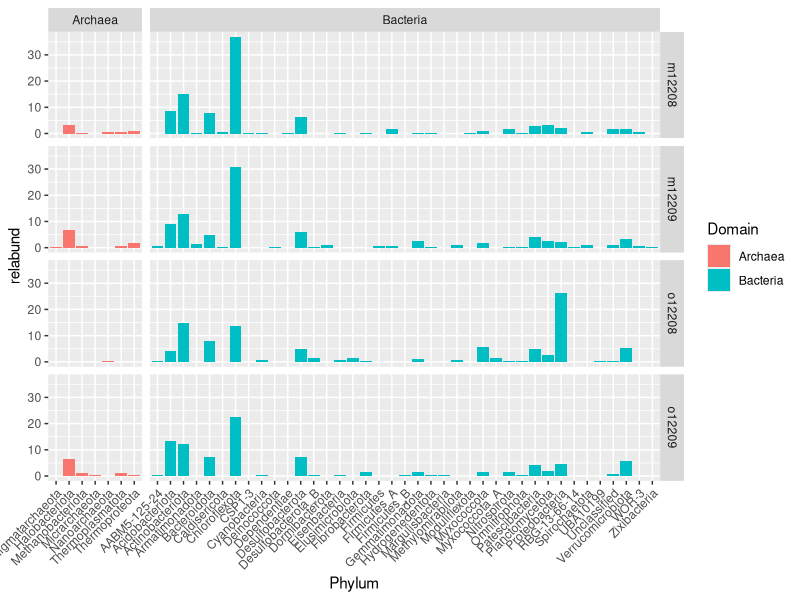
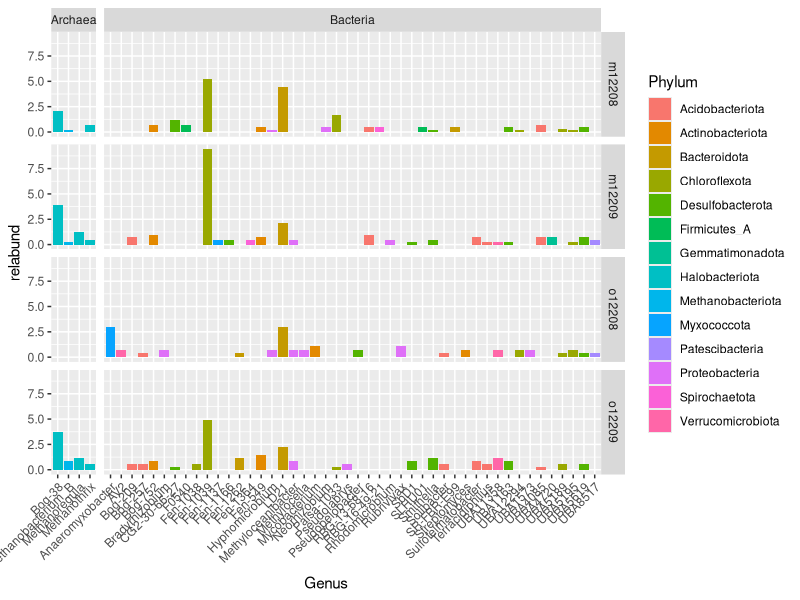
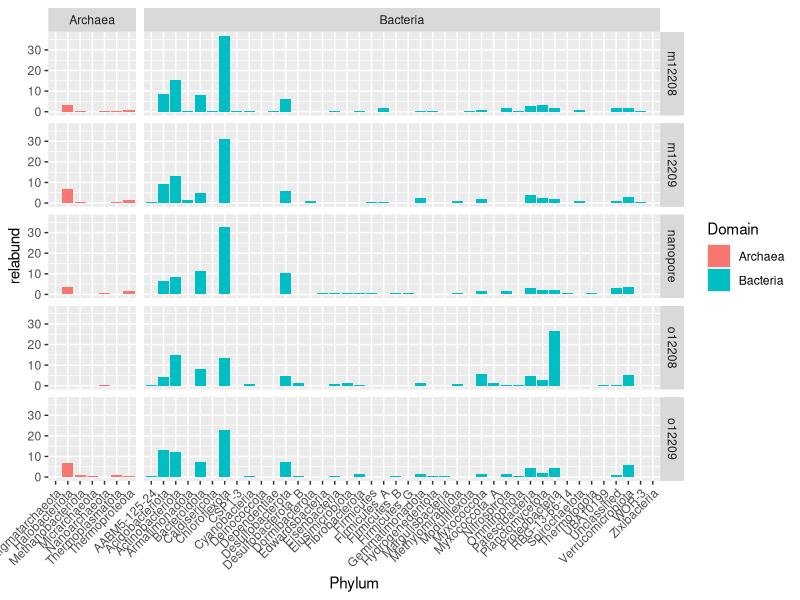

These charts were generated, in order, by the following R code:
## ---- chunk 1
library(tidyverse)
## ---- chunk 2
singleM_i <- read_delim("Data/singleM.Illumina.tsv", delim = "\t") %>% 
  select(-gene, -sequence) %>% 
  mutate(sample = str_remove(sample, ".illumina.R1")) %>% 
  mutate(taxonomy = str_remove(taxonomy, "Root; ")) %>% 
  mutate(taxonomy = str_remove_all(taxonomy, "[dpcofg]__")) %>% 
  separate(taxonomy, into = c("Domain", "Phylum", "Class", "Order", "Family", "Genus"), sep = "; ") %>% 
  mutate_at(vars(Domain:Genus), ~replace_na(., "Unclassified")) %>% 
  filter(Domain %in% c("Archaea", "Bacteria"))

singleM_n <- read_delim("Data/singleM.nanopore.tsv", delim = "\t") %>% 
  select(-gene, -sequence) %>% 
  mutate(taxonomy = str_remove(taxonomy, "Root; ")) %>% 
  mutate(taxonomy = str_remove_all(taxonomy, "[dpcofg]__")) %>% 
  separate(taxonomy, into = c("Domain", "Phylum", "Class", "Order", "Family", "Genus"), sep = "; ") %>% 
  mutate_at(vars(Domain:Genus), ~replace_na(., "Unclassified")) %>% 
  filter(Domain %in% c("Archaea", "Bacteria"))
## ---- chunk 3
singleM_i_p <- singleM_i %>% 
  group_by(across(Domain:Phylum), sample) %>% 
  summarise(coverage = sum(coverage)) %>% 
  group_by(sample) %>% 
  mutate(relabund = (coverage/sum(coverage))*100) %>% 
  ungroup()
## ---- chunk 4
singleM_i_g <- singleM_i %>% 
  group_by(across(Domain:Genus), sample) %>% 
  summarise(coverage = sum(coverage)) %>% 
  group_by(sample) %>% 
  mutate(relabund = (coverage/sum(coverage))*100) %>% 
  ungroup()
## ---- chunk 5
singleM_i_p %>% 
  group_by(across(Domain:Phylum)) %>% 
  summarise(mean_relabund = mean(relabund)) %>% 
  ungroup() %>% 
  arrange(desc(mean_relabund)) %>% 
  slice(1:10)
## ---- chunk 6
singleM_i_g %>% 
  group_by(across(Domain:Genus)) %>% 
  summarise(mean_relabund = mean(relabund)) %>% 
  ungroup() %>% 
  arrange(desc(mean_relabund)) %>% 
  filter(Genus != "Unclassified") %>% 
  slice(1:10)
## ---- chunk 7
singleM_i_p %>% 
  ggplot(aes(x = Phylum, y = relabund, fill = Domain)) +
  geom_bar(stat = "identity") +
  facet_grid(rows = vars(sample), cols = vars(Domain), space = "free", scale = "free_x") +
  theme(axis.text.x = element_text(angle = 45, hjust = 1))
## ---- chunk 8
TOP_GENERA <- singleM_i_g %>% 
  group_by(across(Domain:Genus)) %>% 
  summarise(mean_relabund = mean(relabund)) %>% 
  ungroup() %>% 
  arrange(desc(mean_relabund)) %>% 
  filter(Genus != "Unclassified") %>% 
  slice(1:50) %>% 
  pull(Genus)

singleM_i_g %>% 
  filter(Genus %in% TOP_GENERA) %>% 
  ggplot(aes(x = Genus, y = relabund, fill = Phylum)) +
  geom_bar(stat = "identity") +
  facet_grid(rows = vars(sample), cols = vars(Domain), space = "free", scale = "free_x") +
  theme(axis.text.x = element_text(angle = 45, hjust = 1))
## ---- chunk 9
singleM_i_p %>% 
  filter(Phylum == "Unclassified") %>% 
  group_by(sample) %>% 
  summarise(sum = sum(relabund))
## ---- chunk 10
singleM_i_g %>% 
  filter(Genus == "Unclassified") %>% 
  group_by(sample) %>% 
  summarise(sum = sum(relabund))
## ---- chunk 11
singleM_n_p <- singleM_n %>% 
  group_by(across(Domain:Phylum), sample) %>% 
  summarise(coverage = sum(coverage)) %>% 
  group_by(sample) %>% 
  mutate(relabund = (coverage/sum(coverage))*100) %>% 
  ungroup()

bind_rows(singleM_i_p, singleM_n_p) %>% 
  ggplot(aes(x = Phylum, y = relabund, fill = Domain)) +
  geom_bar(stat = "identity") +
  facet_grid(rows = vars(sample), cols = vars(Domain), space = "free", scale = "free_x") +
  theme(axis.text.x = element_text(angle = 45, hjust = 1))
